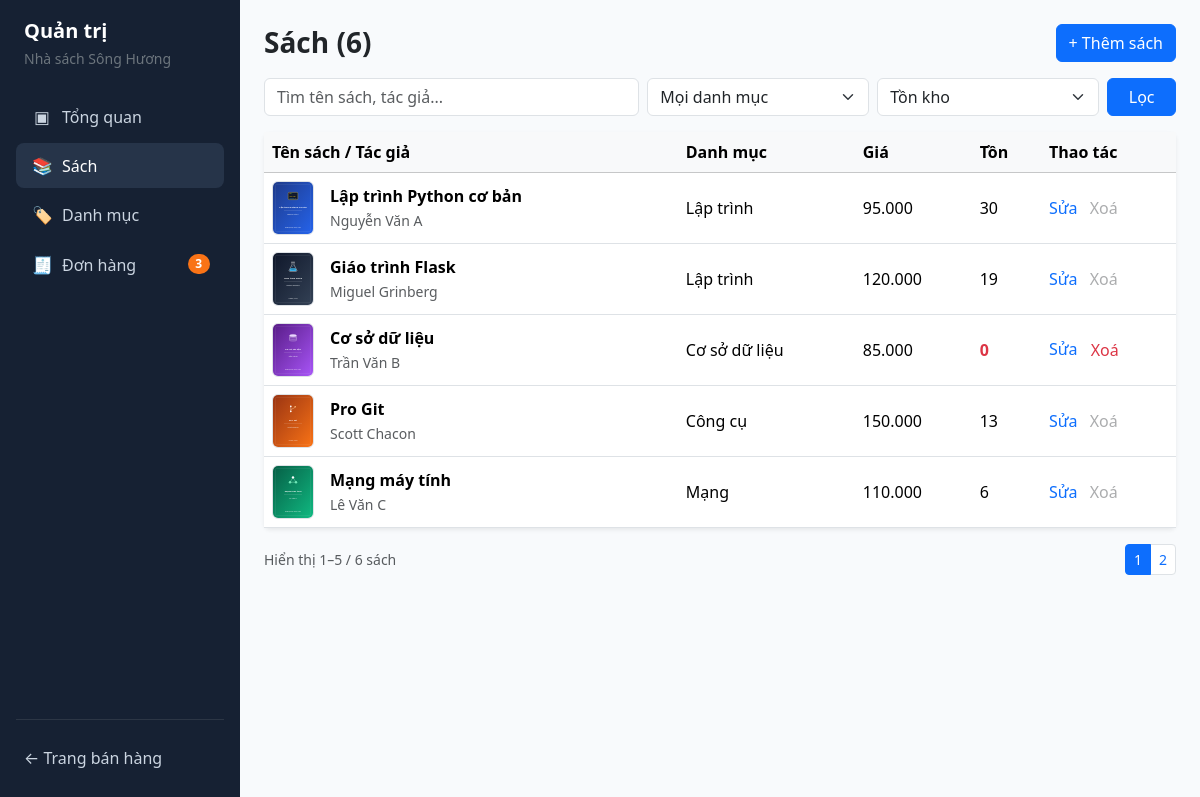
The app's page /admin/books with its own data.
### NhaSachSongHuong/models.py (models this page shows)
class Book(db.Model):
    __tablename__ = 'books'
    id = db.Column(db.Integer, primary_key=True)
    title = db.Column(db.String(200), unique=True, nullable=False)
    author = db.Column(db.String(150), nullable=False)
    publisher = db.Column(db.String(150), default='NXB Đại học Huế')
    publish_year = db.Column(db.Integer, nullable=True)
    price = db.Column(db.Integer, nullable=False)
    stock = db.Column(db.Integer, nullable=False, default=0)
    description = db.Column(db.Text, nullable=True)
    cover_image = db.Column(db.String(255), nullable=True)
    category_id = db.Column(db.Integer, db.ForeignKey('categories.id'), nullable=False)
    created_at = db.Column(db.DateTime, default=datetime.now)
    order_items = db.relationship('OrderItem', backref='book', lazy=True)

class Category(db.Model):
    __tablename__ = 'categories'
    id = db.Column(db.Integer, primary_key=True)
    name = db.Column(db.String(100), unique=True, nullable=False)
    description = db.Column(db.Text, nullable=True)
    books = db.relationship('Book', backref='category', lazy=True)

### NhaSachSongHuong/app.py (the view)
@app.route('/admin/books')
def admin_books():
    page = request.args.get('page', 1, type=int)
    q = request.args.get('q', '').strip()
    category_id = request.args.get('category_id', type=int)
    stock_filter = request.args.get('stock_filter', '').strip()
    query = Book.query
    if q:
        kw = f"%{q}%"
        query = query.filter(or_(Book.title.ilike(kw), Book.author.ilike(kw)))
    if category_id:
        query = query.filter(Book.category_id == category_id)
    if stock_filter == 'in_stock':
        query = query.filter(Book.stock > 5)
    elif stock_filter == 'low_stock':
        query = query.filter(Book.stock > 0, Book.stock <= 5)
    elif stock_filter == 'out_of_stock':
        query = query.filter(Book.stock == 0)
    pagination = query.order_by(Book.id.desc()).paginate(page=page, per_page=5, error_out=False)
    categories = Category.query.order_by(Category.name.asc()).all()
    ordered_book_ids = {
        row[0] for row in db.session.query(OrderItem.book_id).distinct().all()
    }
    return render_template(
        'admin/books.html',
        pagination=pagination,
        books=pagination.items,
        categories=categories,
        q=q,
        selected_category=category_id,
        stock_filter=stock_filter,
        ordered_book_ids=ordered_book_ids
    )

### NhaSachSongHuong/app.py (called while the page is built)
@app.template_filter('num_fmt')
def format_num(value):
    if value is None:
        return '0'
    return f"{int(value):,}".replace(',', '.')

def get_cart():
    cart = session.get('cart', {})
    if not isinstance(cart, dict):
        cart = {}
    return cart

@app.context_processor
def inject_global_badges():
    cart = get_cart()
    cart_total_qty = sum(int(q) for q in cart.values()) if cart else 0
    pending_orders_badge = (
        db.session.query(func.count(Order.id))
        .filter(Order.status == 'Chờ xác nhận')
        .scalar() or 0
    )
    return dict(
        cart_total_qty=cart_total_qty,
        pending_orders_badge=pending_orders_badge
    )

### NhaSachSongHuong/templates/admin/books.html (shortened to what this page needs)
{% extends "admin/base_admin.html" %}
{% block content %}
<div class="d-flex justify-content-between align-items-center mb-3">
  <h3 class="fw-bold mb-0">Sách ({{ pagination.total }})</h3>
  <a href="{{ url_for('admin_book_new') }}" class="btn btn-primary">+ Thêm sách</a>
</div>
<form method="get" action="{{ url_for('admin_books') }}" class="row g-2 mb-3">
  <div class="col-md-5">
    <input type="text" name="q" value="{{ q }}" class="form-control" placeholder="Tìm tên sách, tác giả...">
  </div>
  <div class="col-md-3">
    <select name="category_id" class="form-select">
      <option value="">Mọi danh mục</option>
    </select>
  </div>
  <div class="col-md-3">
    <select name="stock_filter" class="form-select">
      <option value="">Tồn kho</option>
    </select>
  </div>
  <div class="col-md-1 d-grid">
    <button type="submit" class="btn btn-primary">Lọc</button>
  </div>
</form>
<div class="card border-0 shadow-sm mb-3">
  <table class="table align-middle mb-0">
    <thead class="table-light">
      <tr>
        <th>Tên sách / Tác giả</th>
        <th>Danh mục</th>
        <th>Giá</th>
        <th>Tồn</th>
        <th>Thao tác</th>
      </tr>
    </thead>
    <tbody>
      {% for b in books %}
      <tr>
        <td>
          <div class="d-flex align-items-center gap-3">
            {% if b.cover_image %}
              <img src="{{ url_for('static', filename='uploads/' + b.cover_image) }}"
                   alt="{{ b.title }}" class="rounded border"
                   style="width: 42px; height: 54px; object-fit: cover;">
            {% else %}
              <div class="rounded bg-light border d-flex align-items-center justify-content-center text-muted"
                   style="width: 42px; height: 54px; font-size: 1.1rem;">
                📘
              </div>
            {% endif %}
            <div>
              <div class="fw-bold">{{ b.title }}</div>
              <small class="text-muted">{{ b.author }}</small>
            </div>
          </div>
        </td>
        <td>{{ b.category.name }}</td>
        <td>{{ b.price|num_fmt }}</td>
        <td>
          <span class="{% if b.stock == 0 %}text-danger fw-bold{% elif b.stock <= 5 %}text-warning fw-bold{% endif %}">
            {{ b.stock }}
          </span>
        </td>
        <td>
          <a href="{{ url_for('admin_book_edit', book_id=b.id) }}" class="text-decoration-none me-2">Sửa</a>
          {% if b.id in ordered_book_ids %}
            <span class="text-muted opacity-50" title="Sách đã có trong đơn hàng, không thể xoá">Xoá</span>
          {% else %}
            <form method="post" action="{{ url_for('admin_book_delete', book_id=b.id) }}" class="d-inline"
                  onsubmit="return confirm('Xoá sách {{ b.title }}?');">
              <button type="submit" class="btn btn-link text-danger text-decoration-none p-0">Xoá</button>
            </form>
          {% endif %}
        </td>
      </tr>
      {% endfor %}
    </tbody>
  </table>
</div>
<div class="d-flex justify-content-between align-items-center">
  <small class="text-muted">
    Hiển thị {{ (pagination.page - 1) * pagination.per_page + 1 if pagination.total > 0 else 0 }}–{{ [pagination.page * pagination.per_page, pagination.total]|min }} / {{ pagination.total }} sách
  </small>
  <nav>
    <ul class="pagination pagination-sm mb-0">
      {% for p in pagination.iter_pages() %}
        {% if p %}
          <li class="page-item {% if p == pagination.page %}active{% endif %}">
            <a class="page-link" href="{{ url_for('admin_books', page=p, q=q, category_id=selected_category, stock_filter=stock_filter) }}">
              {{ p }}
            </a>
          </li>
        {% endif %}
      {% endfor %}
    </ul>
  </nav>
</div>
{% endblock %}

### NhaSachSongHuong/templates/admin/base_admin.html (style rules this page uses)
body { background-color: #f8fafc; }

### records on screen
Book: cover_image (picture), title "Lập trình Python cơ bản", author "Nguyễn Văn A", category.name "Lập trình", price|num_fmt "95.000", stock "30", shows "Xoá"
Book: cover_image (picture), title "Giáo trình Flask", author "Miguel Grinberg", category.name "Lập trình", price|num_fmt "120.000", stock "19", shows "Xoá"
Book: cover_image (picture), title "Cơ sở dữ liệu", author "Trần Văn B", category.name "Cơ sở dữ liệu", price|num_fmt "85.000", stock "0"
Book: cover_image (picture), title "Pro Git", author "Scott Chacon", category.name "Công cụ", price|num_fmt "150.000", stock "13", shows "Xoá"
Book: cover_image (picture), title "Mạng máy tính", author "Lê Văn C", category.name "Mạng", price|num_fmt "110.000", stock "6", shows "Xoá"

### other values on screen
{{ pending_orders_badge }} "3"
{{ pagination.total }} "6"
{{ [pagination.page * pagination.per_page, pagination.total]|min }} "5"
{{ p }} "1" "2"
